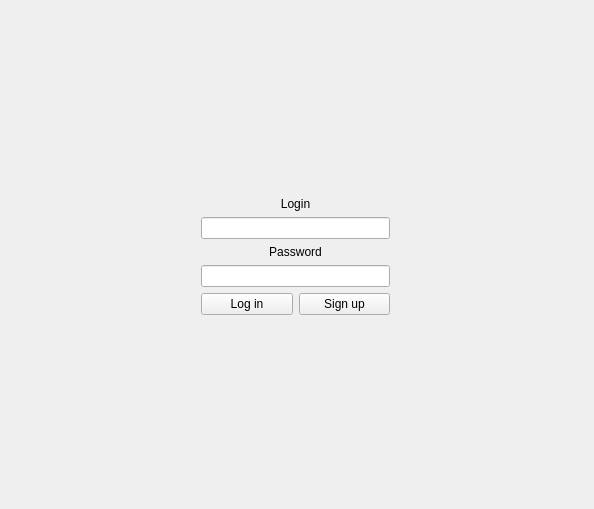
<?xml version="1.0" encoding="UTF-8"?>
<ui version="4.0">
 <class>CrackerJackClientClass</class>
 <widget class="QMainWindow" name="CrackerJackClientClass">
  <property name="enabled">
   <bool>true</bool>
  </property>
  <property name="geometry">
   <rect>
    <x>0</x>
    <y>0</y>
    <width>594</width>
    <height>509</height>
   </rect>
  </property>
  <property name="sizePolicy">
   <sizepolicy hsizetype="Preferred" vsizetype="Preferred">
    <horstretch>0</horstretch>
    <verstretch>0</verstretch>
   </sizepolicy>
  </property>
  <property name="maximumSize">
   <size>
    <width>606</width>
    <height>521</height>
   </size>
  </property>
  <property name="windowTitle">
   <string>CrackerJackClient</string>
  </property>
  <property name="autoFillBackground">
   <bool>true</bool>
  </property>
  <widget class="QWidget" name="widgetz">
   <property name="sizePolicy">
    <sizepolicy hsizetype="Maximum" vsizetype="Maximum">
     <horstretch>0</horstretch>
     <verstretch>0</verstretch>
    </sizepolicy>
   </property>
   <property name="maximumSize">
    <size>
     <width>600</width>
     <height>16777215</height>
    </size>
   </property>
   <widget class="QWidget" name="gridLayoutWidget_2">
    <property name="geometry">
     <rect>
      <x>0</x>
      <y>0</y>
      <width>591</width>
      <height>511</height>
     </rect>
    </property>
    <layout class="QGridLayout" name="gridLayout_3">
     <item row="0" column="1">
      <spacer name="verticalSpacer_2">
       <property name="orientation">
        <enum>Qt::Vertical</enum>
       </property>
       <property name="sizeHint" stdset="0">
        <size>
         <width>20</width>
         <height>40</height>
        </size>
       </property>
      </spacer>
     </item>
     <item row="2" column="1">
      <spacer name="verticalSpacer">
       <property name="orientation">
        <enum>Qt::Vertical</enum>
       </property>
       <property name="sizeHint" stdset="0">
        <size>
         <width>20</width>
         <height>40</height>
        </size>
       </property>
      </spacer>
     </item>
     <item row="1" column="0">
      <spacer name="horizontalSpacer_2">
       <property name="orientation">
        <enum>Qt::Horizontal</enum>
       </property>
       <property name="sizeHint" stdset="0">
        <size>
         <width>40</width>
         <height>20</height>
        </size>
       </property>
      </spacer>
     </item>
     <item row="1" column="2">
      <spacer name="horizontalSpacer">
       <property name="orientation">
        <enum>Qt::Horizontal</enum>
       </property>
       <property name="sizeHint" stdset="0">
        <size>
         <width>40</width>
         <height>20</height>
        </size>
       </property>
      </spacer>
     </item>
     <item row="1" column="1">
      <layout class="QGridLayout" name="gridLayout">
       <item row="1" column="0">
        <widget class="QLineEdit" name="loginLine"/>
       </item>
       <item row="4" column="0">
        <layout class="QHBoxLayout" name="horizontalLayout">
         <item>
          <widget class="QPushButton" name="logInButton">
           <property name="text">
            <string>Log in</string>
           </property>
          </widget>
         </item>
         <item>
          <widget class="QPushButton" name="signUPButton">
           <property name="text">
            <string>Sign up</string>
           </property>
          </widget>
         </item>
        </layout>
       </item>
       <item row="0" column="0">
        <widget class="QLabel" name="loginLabel">
         <property name="text">
          <string>Login</string>
         </property>
         <property name="alignment">
          <set>Qt::AlignCenter</set>
         </property>
        </widget>
       </item>
       <item row="3" column="0">
        <widget class="QLineEdit" name="passwordLine">
         <property name="inputMask">
          <string/>
         </property>
         <property name="echoMode">
          <enum>QLineEdit::Password</enum>
         </property>
        </widget>
       </item>
       <item row="2" column="0">
        <widget class="QLabel" name="passwordLine_2">
         <property name="layoutDirection">
          <enum>Qt::LeftToRight</enum>
         </property>
         <property name="frameShadow">
          <enum>QFrame::Plain</enum>
         </property>
         <property name="text">
          <string>Password</string>
         </property>
         <property name="alignment">
          <set>Qt::AlignCenter</set>
         </property>
        </widget>
       </item>
      </layout>
     </item>
    </layout>
   </widget>
  </widget>
 </widget>
 <layoutdefault spacing="6" margin="11"/>
 <resources/>
 <connections/>
</ui>
